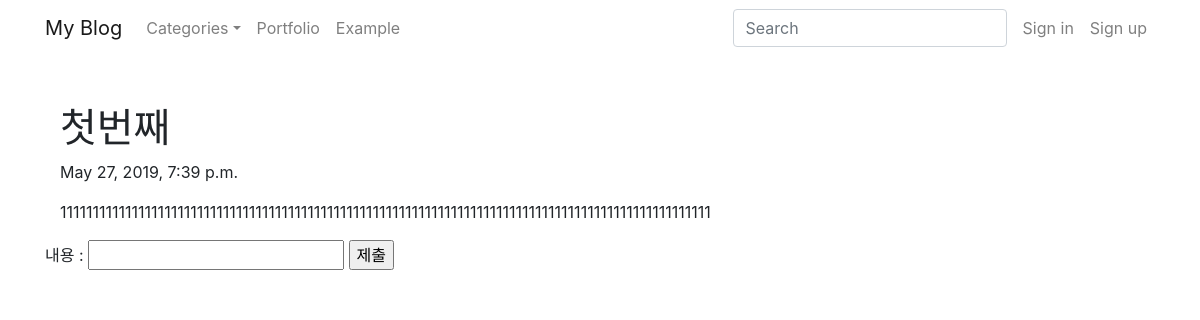
The app's page /blog/2, older data.
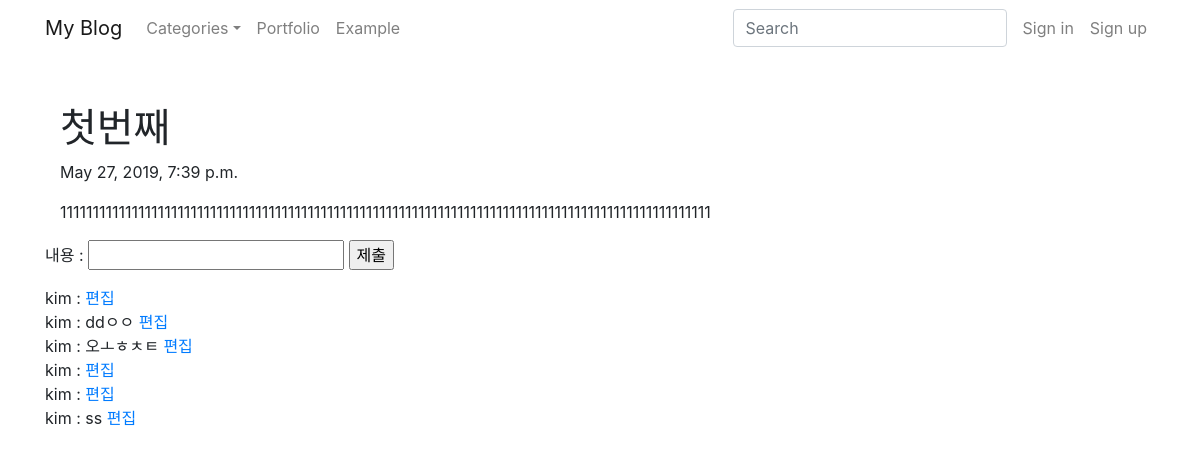
The same page, newer data.
### blog/models.py (models this page shows, shortened)
class Blog(models.Model):
    title = models.CharField(max_length = 200)
    pub_date = models.DateTimeField('date published')
    body = models.TextField()

class Comment(models.Model):
    post = models.ForeignKey(Blog,on_delete=models.CASCADE, related_name="comments")
    user = models.ForeignKey(User,on_delete=models.CASCADE)
    body = models.CharField(max_length=500)

### blog/views.py (the view)
# urls.py: path('blog/<int:blog_id>',blog.views.detail, name="detail"),
def detail(request, blog_id):
    details = get_object_or_404(Blog, pk=blog_id)
    return render(request, 'detail.html', {'detail':details})

### templates/detail.html (shortened to what this page needs)
{% extends 'base.html' %}
{% block body %}
        <div class="container">
            <br><br>
            <h1>{{detail.title}}</h1>
            <p>{{detail.pub_date}}</p>
            <p>{{detail.body}}</p>
        </div>
<form action="{% url 'comment_add' detail.id %}" method="POST">
    내용 : <input type="text" name="body">
    <input type="submit" value="제출">
</form>
{%for comment in detail.comments.all%}
    {{comment.user.username}} : {{comment.body}}
    <a href="{% url 'comment_edit' comment.id %}">편집</a>
    <br>
{% endfor %}
{% endblock %}

### templates/base.html (shortened to what this page needs)
<html>
<head>
    <link rel="stylesheet" href="https://stackpath.bootstrapcdn.com/bootstrap/4.3.1/css/bootstrap.min.css"
>
</head>
<body>
    <nav class="navbar navbar-expand-lg navbar-light">
        <div class="container">
            <a href="" class="navbar-brand" href="{% url 'home' %}">My Blog</a>
            <div class="collapse navbar-collapse" id="globalNavbar">
                <form class="form-inline form-navbar my-2 my-lg-0 order-2" action="#">
                    <input class="form-control" name="s" type="text" placeholder="Search" />
                </form>
                <ul class="navbar-nav mr-auto order-1">
                    <li class="nav-item dropdown"><a class="nav-link dropdown-toggle" id="navbarDropdownMenuLink"
                            href="#" data-toggle="dropdown" aria-haspopup="true" aria-expanded="false">Categories</a>
                    </li>
                    <li class="nav-item"><a class="nav-link" href="">Portfolio</a></li>
                    <li class="nav-item"><a class="nav-link" href="#">Example</a></li>
                </ul>
                <ul class="navbar-nav d-none d-lg-flex ml-2 order-3">
                    {% if user.is_authenticated %}
                    <li class="nav-item"><a class="nav-link" href="#">{{user.username}} 님!</a></li>
                    <li class="nav-item"><a class="nav-link"
                            href="javascript:{document.getElementById('logout').submit()}">로그아웃</a></li>
                    <form id="logout" method="POST" action="{% url 'logout' %}">
                        {% csrf_token %} <input type="hidden" />
                    </form>
                    {% else %}
                    <li class="nav-item"><a class="nav-link" href="{% url 'login' %}">Sign in</a></li>
                    <li class="nav-item"><a class="nav-link" href="{% url 'signup' %}">Sign up</a></li>
                    {% endif %}
                </ul>
            </div>
        </div>
    </nav>
    <div class="container">
        {% block body%}
        {% endblock %}
    </div>
</body>
</html>

Row changes from the older to the newer data that the page shows:
added Comment: user.username "kim"
added Comment: user.username "kim", body "ddㅇㅇ"
added Comment: user.username "kim", body "오ㅗㅎㅊㅌ"
added Comment: user.username "kim"
added Comment: user.username "kim"
added Comment: user.username "kim", body "ss"
